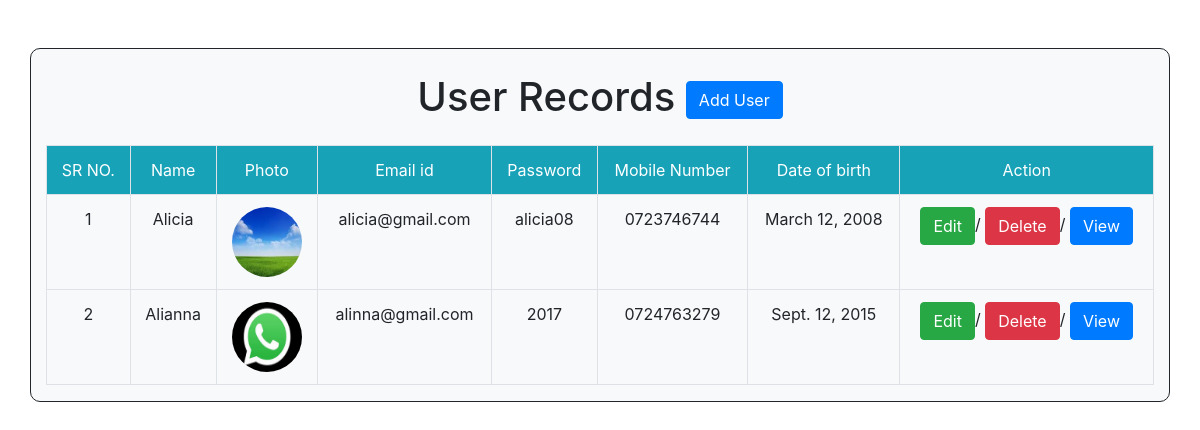
The page / on the database its author committed.
### myapp/models.py (models this page shows, shortened)
class User(models.Model):
    name=models.CharField(max_length=30)
    photo=models.ImageField(upload_to="uploads", default="a.png")
    email=models.EmailField(unique=True)
    password=models.CharField(max_length=100)
    mobile_number=models.CharField(max_length=15)
    date_of_birth=models.DateField()

### myapp/views.py (the view)
# urls.py: path('', views.user_list),
def user_list(request):
    records=User.objects.all()
    mydict={'records':records}
    return render(request,'listingpage.html',context=mydict)

### myapp/templates/listingpage.html (shortened to what this page needs)
<!DOCTYPE html>
<html lang="en">
<head>
    <link rel="stylesheet" href="https://cdn.jsdelivr.net/npm/bootstrap@4.6.1/dist/css/bootstrap.min.css">
</head>
<body>
<div class="container mt-5 bg-light" style="border:1px solid ; background-color:#1111; border-radius: 10px;">
    <h1 class="m-4 text-center">User Records <a href="/Add/" class="btn btn-primary">Add User</a></h1>
    <table class="table table-bordered">
        <tr class="bg-info text-white text-center ">
            <td > SR NO.  </td>
            <td> Name </td>
            <td> Photo  </td>
            <td> Email id </td>
            <td> Password </td>
            <td> Mobile Number</td>
            <td>Date of birth</td>
            <td> Action  </td>
        </tr>
        {%for rec in records %}
        <tr class="text-center">
            <td>{{forloop.counter}}</td>
            <td>{{rec.name}}</td>
            <td><img src="/media/{{rec.photo}}"class="rounded-circle" height="70px" width="70px"></td>
            <td>{{rec.email}}</td>
            <td>{{rec.password}}</td>
            <td>{{rec.mobile_number}}</td>
            <td>{{rec.date_of_birth}}
            <td> <a href="/Edit/{{rec.id}}" class="btn btn-success">Edit</a>/
                <a href="/Delete/{{rec.id}}" class="btn btn-danger">Delete</a>/
                <a href="/View/{{rec.id}}" class="btn btn-primary">View</a>
            </td>
        </tr>
    {%endfor%}
    </table>
</div>
</body>
</html>

### rows shown on the page
User: name "Alicia", photo (picture), email "alicia@gmail.com", password "alicia08", mobile_number "0723746744", date_of_birth "March 12, 2008"
User: name "Alianna", photo (picture), email "alinna@gmail.com", password "2017", mobile_number "0724763279", date_of_birth "Sept. 12, 2015"
